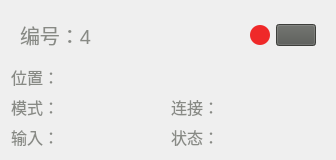
               <widget class="QWidget" name="widget_16" native="true">
                <property name="styleSheet">
                 <string notr="true">#widget_16{background-color: #E6E5E5;
 border-top: 2px solid qlineargradient(y0:0, y1:1,stop: 0 #E6E5E5, stop: 1  rgba(0, 0, 0, 0.25));
 border-left: 2px solid qlineargradient(x0:0, x1:1,stop: 0 #E6E5E5, stop: 1  rgba(0, 0, 0, 0.25));
 border-bottom: 2px solid qlineargradient(y0:0, y1:1,stop: 0 #E6E5E5, stop: 1  rgba(0, 0, 0, 0.25));
 border-right: 2px solid qlineargradient(x0:0, x1:1,stop: 0 #E6E5E5, stop: 1  rgba(0, 0, 0, 0.25));
border-radius: 24px;
}</string>
                </property>
                <layout class="QVBoxLayout" name="verticalLayout_26">
                 <item>
                  <widget class="QWidget" name="widget_93" native="true">
                   <layout class="QHBoxLayout" name="horizontalLayout_63">
                    <item>
                     <widget class="QLabel" name="label_36">
                      <property name="styleSheet">
                       <string notr="true">font-family: Microsoft JhengHei UI;
font-size: 20px;
color:rgb(136, 138, 133);

</string>
                      </property>
                      <property name="text">
                       <string>编号：4</string>
                      </property>
                     </widget>
                    </item>
                    <item>
                     <spacer name="horizontalSpacer_17">
                      <property name="orientation">
                       <enum>Qt::Horizontal</enum>
                      </property>
                      <property name="sizeHint" stdset="0">
                       <size>
                        <width>95</width>
                        <height>20</height>
                       </size>
                      </property>
                     </spacer>
                    </item>
                    <item>
                     <widget class="QWidget" name="widget_94" native="true">
                      <property name="minimumSize">
                       <size>
                        <width>20</width>
                        <height>20</height>
                       </size>
                      </property>
                      <property name="maximumSize">
                       <size>
                        <width>20</width>
                        <height>20</height>
                       </size>
                      </property>
                      <property name="styleSheet">
                       <string notr="true">background-color:rgb(239, 41, 41);
border-radius:10px;</string>
                      </property>
                     </widget>
                    </item>
                    <item>
                     <widget class="QPushButton" name="pushButton_6">
                      <property name="styleSheet">
                       <string notr="true">background-color: rgb(85, 87, 83);
qproperty-icon: url(://images/开启.png);
qproperty-iconSize: 20px 20px;</string>
                      </property>
                      <property name="text">
                       <string/>
                      </property>
                      <property name="icon">
                       <iconset>
                        <normaloff>../resources/images/开启.png</normaloff>../resources/images/开启.png</iconset>
                      </property>
                     </widget>
                    </item>
                   </layout>
                  </widget>
                 </item>
                 <item>
                  <widget class="QWidget" name="widget_98" native="true">
                   <layout class="QHBoxLayout" name="horizontalLayout_67">
                    <property name="leftMargin">
                     <number>0</number>
                    </property>
                    <property name="topMargin">
                     <number>0</number>
                    </property>
                    <property name="rightMargin">
                     <number>0</number>
                    </property>
                    <property name="bottomMargin">
                     <number>0</number>
                    </property>
                    <item>
                     <widget class="QLabel" name="label_39">
                      <property name="styleSheet">
                       <string notr="true">QLabel{
font-family: Microsoft JhengHei UI;
font-size: 16px;
color:rgb(136, 138, 133);
}</string>
                      </property>
                      <property name="text">
                       <string>位置：</string>
                      </property>
                     </widget>
                    </item>
                    <item>
                     <widget class="QLineEdit" name="Edit_page3_2_pos_6">
                      <property name="styleSheet">
                       <string notr="true">QLineEdit{
background-color:transparent;
border-width:0;
border-style:outset;
}</string>
                      </property>
                     </widget>
                    </item>
                   </layout>
                  </widget>
                 </item>
                 <item>
                  <widget class="QWidget" name="widget_99" native="true">
                   <layout class="QHBoxLayout" name="horizontalLayout_68">
                    <property name="leftMargin">
                     <number>0</number>
                    </property>
                    <property name="topMargin">
                     <number>0</number>
                    </property>
                    <property name="rightMargin">
                     <number>0</number>
                    </property>
                    <property name="bottomMargin">
                     <number>0</number>
                    </property>
                    <item>
                     <widget class="QWidget" name="widget_100" native="true">
                      <layout class="QHBoxLayout" name="horizontalLayout_69">
                       <property name="spacing">
                        <number>0</number>
                       </property>
                       <property name="leftMargin">
                        <number>0</number>
                       </property>
                       <property name="topMargin">
                        <number>0</number>
                       </property>
                       <property name="rightMargin">
                        <number>0</number>
                       </property>
                       <property name="bottomMargin">
                        <number>0</number>
                       </property>
                       <item>
                        <widget class="QLabel" name="label_40">
                         <property name="styleSheet">
                          <string notr="true">QLabel{
font-family: Microsoft JhengHei UI;
font-size: 16px;
color:rgb(136, 138, 133);
}</string>
                         </property>
                         <property name="text">
                          <string>模式：</string>
                         </property>
                        </widget>
                       </item>
                       <item>
                        <widget class="QLineEdit" name="Edit_flight_1_armed_6">
                         <property name="styleSheet">
                          <string notr="true">QLineEdit{
background-color:transparent;
border-width:0;
border-style:outset;
}</string>
                         </property>
                        </widget>
                       </item>
                      </layout>
                     </widget>
                    </item>
                    <item>
                     <widget class="QWidget" name="widget_101" native="true">
                      <layout class="QHBoxLayout" name="horizontalLayout_70">
                       <property name="spacing">
                        <number>0</number>
                       </property>
                       <property name="leftMargin">
                        <number>0</number>
                       </property>
                       <property name="topMargin">
                        <number>0</number>
                       </property>
                       <property name="rightMargin">
                        <number>0</number>
                       </property>
                       <property name="bottomMargin">
                        <number>0</number>
                       </property>
                       <item>
                        <widget class="QLabel" name="label_41">
                         <property name="styleSheet">
                          <string notr="true">QLabel{
font-family: Microsoft JhengHei UI;
font-size: 16px;
color:rgb(136, 138, 133);
}</string>
                         </property>
                         <property name="text">
                          <string>连接：</string>
                         </property>
                        </widget>
                       </item>
                       <item>
                        <widget class="QLineEdit" name="Edit_flight_1_connected_6">
                         <property name="styleSheet">
                          <string notr="true">QLineEdit{
background-color:transparent;
border-width:0;
border-style:outset;
}</string>
                         </property>
                        </widget>
                       </item>
                      </layout>
                     </widget>
                    </item>
                   </layout>
                  </widget>
                 </item>
                 <item>
                  <widget class="QWidget" name="widget_95" native="true">
                   <layout class="QHBoxLayout" name="horizontalLayout_64">
                    <property name="spacing">
                     <number>6</number>
                    </property>
                    <property name="leftMargin">
                     <number>0</number>
                    </property>
                    <property name="topMargin">
                     <number>0</number>
                    </property>
                    <property name="rightMargin">
                     <number>0</number>
                    </property>
                    <property name="bottomMargin">
                     <number>0</number>
                    </property>
                    <item>
                     <widget class="QWidget" name="widget_96" native="true">
                      <layout class="QHBoxLayout" name="horizontalLayout_65">
                       <property name="spacing">
                        <number>0</number>
                       </property>
                       <property name="leftMargin">
                        <number>0</number>
                       </property>
                       <property name="topMargin">
                        <number>0</number>
                       </property>
                       <property name="rightMargin">
                        <number>0</number>
                       </property>
                       <property name="bottomMargin">
                        <number>0</number>
                       </property>
                       <item>
                        <widget class="QLabel" name="label_37">
                         <property name="styleSheet">
                          <string notr="true">QLabel{
font-family: Microsoft JhengHei UI;
font-size: 16px;
color:rgb(136, 138, 133);
}</string>
                         </property>
                         <property name="text">
                          <string>输入：</string>
                         </property>
                        </widget>
                       </item>
                       <item>
                        <widget class="QLineEdit" name="Edit_flight_1_input_6">
                         <property name="styleSheet">
                          <string notr="true">QLineEdit{
background-color:transparent;
border-width:0;
border-style:outset;
}</string>
                         </property>
                        </widget>
                       </item>
                      </layout>
                     </widget>
                    </item>
                    <item>
                     <widget class="QWidget" name="widget_97" native="true">
                      <layout class="QHBoxLayout" name="horizontalLayout_66">
                       <property name="spacing">
                        <number>0</number>
                       </property>
                       <property name="leftMargin">
                        <number>0</number>
                       </property>
                       <property name="topMargin">
                        <number>0</number>
                       </property>
                       <property name="rightMargin">
                        <number>0</number>
                       </property>
                       <property name="bottomMargin">
                        <number>0</number>
                       </property>
                       <item>
                        <widget class="QLabel" name="label_38">
                         <property name="styleSheet">
                          <string notr="true">QLabel{
font-family: Microsoft JhengHei UI;
font-size: 16px;
color:rgb(136, 138, 133);
}</string>
                         </property>
                         <property name="text">
                          <string>状态：</string>
                         </property>
                        </widget>
                       </item>
                       <item>
                        <widget class="QLineEdit" name="Edit_flight_1_status_6">
                         <property name="styleSheet">
                          <string notr="true">QLineEdit{
background-color:transparent;
border-width:0;
border-style:outset;
}</string>
                         </property>
                        </widget>
                       </item>
                      </layout>
                     </widget>
                    </item>
                   </layout>
                  </widget>
                 </item>
                </layout>
               </widget>
